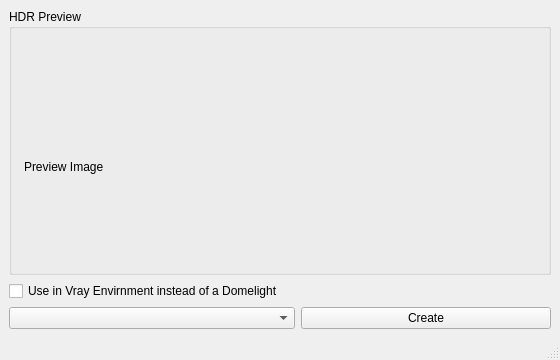
<?xml version="1.0" encoding="UTF-8"?>
<ui version="4.0">
 <class>fuseHdrBrowser</class>
 <widget class="QMainWindow" name="fuseHdrBrowser">
  <property name="geometry">
   <rect>
    <x>0</x>
    <y>0</y>
    <width>560</width>
    <height>360</height>
   </rect>
  </property>
  <property name="sizePolicy">
   <sizepolicy hsizetype="MinimumExpanding" vsizetype="MinimumExpanding">
    <horstretch>0</horstretch>
    <verstretch>0</verstretch>
   </sizepolicy>
  </property>
  <property name="minimumSize">
   <size>
    <width>560</width>
    <height>360</height>
   </size>
  </property>
  <property name="windowTitle">
   <string>fuse HDR browser</string>
  </property>
  <widget class="QWidget" name="centralwidget">
   <layout class="QVBoxLayout" name="verticalLayout">
    <item>
     <layout class="QGridLayout" name="gridLayout_2">
      <item row="0" column="0">
       <widget class="QGroupBox" name="groupBox">
        <property name="sizePolicy">
         <sizepolicy hsizetype="Preferred" vsizetype="Fixed">
          <horstretch>0</horstretch>
          <verstretch>0</verstretch>
         </sizepolicy>
        </property>
        <property name="minimumSize">
         <size>
          <width>0</width>
          <height>256</height>
         </size>
        </property>
        <property name="title">
         <string>HDR Preview</string>
        </property>
        <layout class="QGridLayout" name="gridLayout">
         <property name="margin">
          <number>10</number>
         </property>
         <property name="spacing">
          <number>10</number>
         </property>
         <item row="0" column="0">
          <widget class="QLabel" name="preview">
           <property name="sizePolicy">
            <sizepolicy hsizetype="Fixed" vsizetype="Fixed">
             <horstretch>0</horstretch>
             <verstretch>0</verstretch>
            </sizepolicy>
           </property>
           <property name="minimumSize">
            <size>
             <width>512</width>
             <height>256</height>
            </size>
           </property>
           <property name="text">
            <string>Preview Image</string>
           </property>
          </widget>
         </item>
        </layout>
       </widget>
      </item>
     </layout>
    </item>
    <item>
     <widget class="QCheckBox" name="vrayEnvCheckbox">
      <property name="text">
       <string>Use in Vray Envirnment instead of a Domelight</string>
      </property>
     </widget>
    </item>
    <item>
     <layout class="QHBoxLayout" name="horizontalLayout">
      <item>
       <widget class="QComboBox" name="imageList">
        <property name="sizePolicy">
         <sizepolicy hsizetype="Preferred" vsizetype="Fixed">
          <horstretch>0</horstretch>
          <verstretch>0</verstretch>
         </sizepolicy>
        </property>
        <property name="sizeAdjustPolicy">
         <enum>QComboBox::AdjustToMinimumContentsLength</enum>
        </property>
        <property name="+cc" stdset="0">
         <string>&quot;fuseHdrBrowser.UpdatePreviewImage()&quot;</string>
        </property>
       </widget>
      </item>
      <item>
       <widget class="QPushButton" name="CreateButton">
        <property name="sizePolicy">
         <sizepolicy hsizetype="Fixed" vsizetype="Fixed">
          <horstretch>0</horstretch>
          <verstretch>0</verstretch>
         </sizepolicy>
        </property>
        <property name="minimumSize">
         <size>
          <width>250</width>
          <height>0</height>
         </size>
        </property>
        <property name="text">
         <string>Create</string>
        </property>
        <property name="+c" stdset="0">
         <string>&quot;fuseHdrBrowser.CreateDomeLight()&quot;</string>
        </property>
       </widget>
      </item>
     </layout>
    </item>
   </layout>
  </widget>
  <widget class="QStatusBar" name="statusbar"/>
 </widget>
 <resources/>
 <connections/>
</ui>
